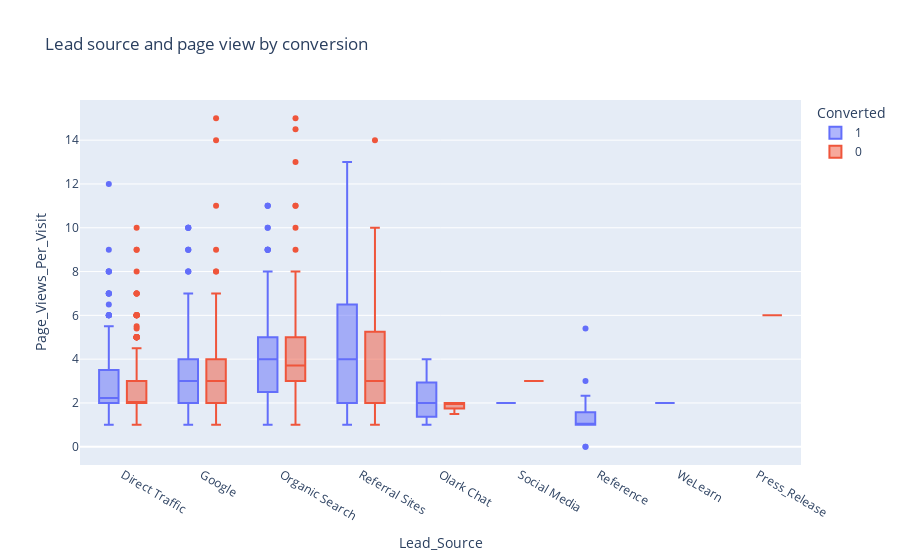

The notebook cell this image was saved under:
### Code cell
# Relationship between page view and lead source
plot = px.box(data_frame = df, x='Lead_Source', y='Page_Views_Per_Visit', color='Converted', title='Lead source and page view by conversion')
plot.show()

### Figure 1 — Plotly figure (JSON) as saved in the notebook; plotly's stock layout.template omitted (floating-point values rounded to 4 significant figures; data arrays with more than 128 entries replaced by an {"elided": "..."} marker saying what was removed)
{"data": [{"alignmentgroup": "True", "hovertemplate": "Converted=1<br>Lead_Source=%{x}<br>Page_Views_Per_Visit=%{y}<extra></extra>", "legendgroup": "1", "marker": {"color": "#636efa"}, "name": "1", "notched": false, "offsetgroup": "1", "orientation": "v", "showlegend": true, "type": "box", "x": {"elided": "1042 str values"}, "x0": " ", "xaxis": "x", "y": {"elided": "1042 float values"}, "y0": " ", "yaxis": "y"}, {"alignmentgroup": "True", "hovertemplate": "Converted=0<br>Lead_Source=%{x}<br>Page_Views_Per_Visit=%{y}<extra></extra>", "legendgroup": "0", "marker": {"color": "#EF553B"}, "name": "0", "notched": false, "offsetgroup": "0", "orientation": "v", "showlegend": true, "type": "box", "x": {"elided": "901 str values"}, "x0": " ", "xaxis": "x", "y": {"elided": "901 float values"}, "y0": " ", "yaxis": "y"}], "layout": {"autosize": true, "boxmode": "group", "legend": {"title": {"text": "Converted"}, "tracegroupgap": 0}, "title": {"text": "Lead source and page view by conversion"}, "xaxis": {"anchor": "y", "autorange": true, "domain": [0, 1], "range": [-0.5297, 8.53], "title": {"text": "Lead_Source"}, "type": "category"}, "yaxis": {"anchor": "x", "autorange": true, "domain": [0, 1], "range": [-0.8333, 15.83], "title": {"text": "Page_Views_Per_Visit"}, "type": "linear"}}}
